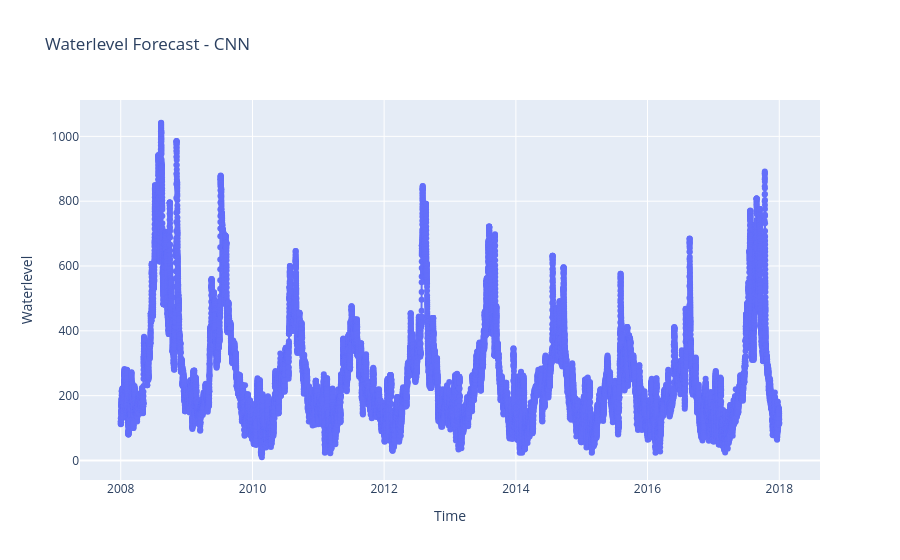

The notebook cell saved with this chart:
### Code cell
import pandas as pd
import matplotlib.pyplot as plt
import seaborn as sns

# Load the dataset
data = pd.read_csv("data/Waterlevel_Final.csv", parse_dates=['Time'], dayfirst=True)
# Quick look at the dataset
print(data.head())

# Basic statistics
print(data.describe())

fig = go.Figure()

# Actual water levels
fig.add_trace(go.Scatter(x=data['Time'], y=data['Waterlevel'],
                         mode='lines+markers',
                         name='Actual Waterlevel',
                         hovertemplate='Date: %{x}<br>Waterlevel: %{y}<extra></extra>'))

# Update layout
fig.update_layout(title='Waterlevel Forecast - CNN',
                  xaxis_title='Time',
                  yaxis_title='Waterlevel',
                  hovermode='x unified')
fig.show()

### Figure 1 — Plotly figure (JSON) as saved in the notebook; plotly's stock layout.template omitted (floating-point values rounded to 4 significant figures; data arrays with more than 128 entries replaced by an {"elided": "..."} marker saying what was removed)
{"data": [{"hovertemplate": "Date: %{x}<br>Waterlevel: %{y}<extra></extra>", "mode": "lines+markers", "name": "Actual Waterlevel", "type": "scatter", "x": {"elided": "29224 str values"}, "y": {"elided": "29224 float values"}}], "layout": {"hovermode": "x unified", "title": {"text": "Waterlevel Forecast - CNN"}, "xaxis": {"title": {"text": "Time"}}, "yaxis": {"title": {"text": "Waterlevel"}}}}
